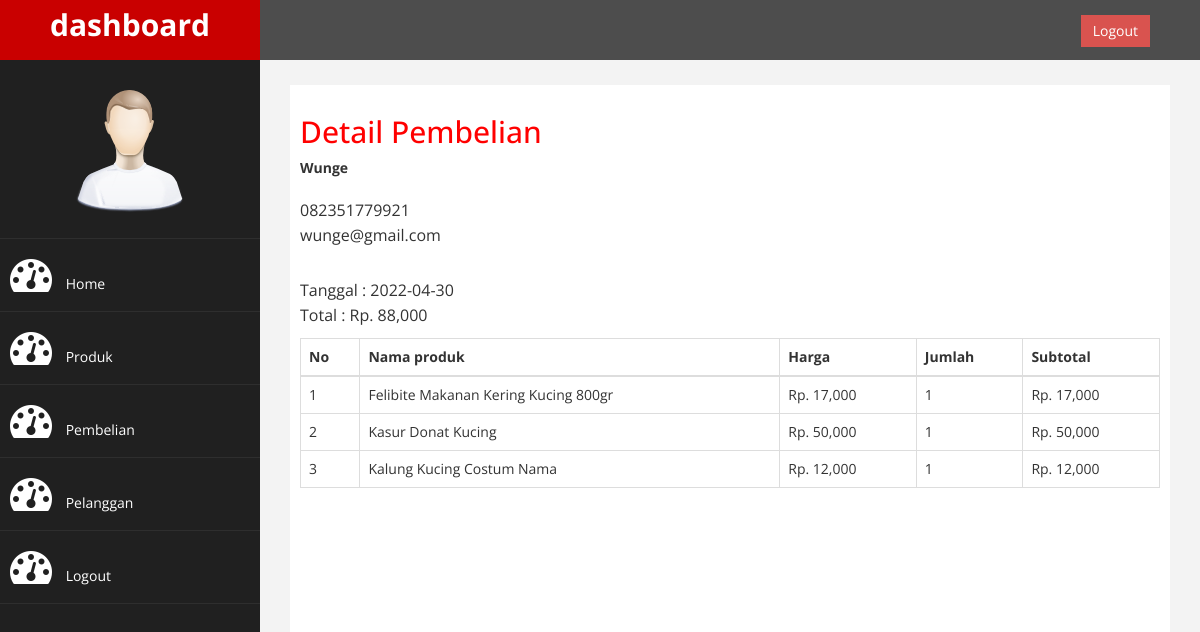
The app's page /admin/index.php?halaman=detail&id=1 (signed in) with its own data.
### tables this page shows
CREATE TABLE `pembelian` (
  `id_pembelian` int(11) NOT NULL,
  `id_pelanggan` int(11) NOT NULL,
  `id_ongkir` int(11) NOT NULL,
  `tanggal_pembelian` date NOT NULL,
  `total_pembelian` int(11) NOT NULL
);

CREATE TABLE `pelanggan` (
  `id_pelanggan` int(11) NOT NULL,
  `email_pelanggan` varchar(100) NOT NULL,
  `password_pelanggan` varchar(50) NOT NULL,
  `nama_pelanggan` varchar(100) NOT NULL,
  `telepon_pelanggan` varchar(25) NOT NULL
);

CREATE TABLE `pembelian_produk` (
  `id_pembelian_produk` int(11) NOT NULL,
  `id_pembelian` int(11) NOT NULL,
  `id_produk` int(11) NOT NULL,
  `jumlah` int(11) NOT NULL
);

CREATE TABLE `produk` (
  `id_produk` int(11) NOT NULL,
  `nama_produk` varchar(100) NOT NULL,
  `harga_produk` int(11) NOT NULL,
  `berat` int(11) NOT NULL,
  `foto_produk` varchar(100) NOT NULL,
  `deskripsi_produk` text NOT NULL
);

### admin/detail.php (the view)
<h2>Detail Pembelian</h2>
<?php
$ambil = $koneksi->query("SELECT * FROM pembelian JOIN pelanggan ON pembelian.id_pelanggan = pelanggan.id_pelanggan
WHERE pembelian.id_pembelian='$_GET[id]'");
$detail = $ambil->fetch_assoc()
?>
<strong><?php echo $detail['nama_pelanggan'];?></strong> <br>
<p>
    <?php echo $detail['telepon_pelanggan'];?> <br>
    <?php echo $detail['email_pelanggan'];?>
</p>
<p>
    Tanggal : <?php echo $detail['tanggal_pembelian'];?> <br>
    Total   : Rp. <?php echo number_format($detail['total_pembelian']);?>
</p>
<table class="table table-bordered">
        <thead>
            <tr>
                <th>No</th>
                <th>Nama produk</th>
                <th>Harga</th>
                <th>Jumlah</th>
                <th>Subtotal</th>
            </tr>
        </thead>
        <tbody>
            <?php $nomor=1; ?>
            <?php $ambil=$koneksi->query("SELECT * FROM pembelian_produk JOIN produk ON pembelian_produk.id_produk=produk.id_produk
            WHERE pembelian_produk.id_pembelian='$_GET[id]'");?>
            <?php while($pecah=$ambil->fetch_assoc()){ ?>
            <tr>
                <td><?php echo $nomor;?></td>
                <td><?php echo $pecah ['nama_produk'];?></td>
                <td>Rp. <?php echo number_format($pecah ['harga_produk']);?></td>
                <td><?php echo $pecah ['jumlah'];?></td>
                <td>Rp.
                    <?php echo number_format($pecah ['harga_produk']*$pecah['jumlah']);?>
                </td>
            </tr>
            <?php $nomor++;?>
            <?php } ?>
        </tbody>
    </table>

### admin/assets/css/custom.css (style rules this page uses)
body { font-family: 'Open Sans', sans-serif; }
h2 { color: #f00; }
p { font-size:16px; line-height:25px; padding-top:20px; }

### records on screen
pembelian: id_pelanggan.nama_pelanggan "Wunge", id_pelanggan.telepon_pelanggan "082351779921", id_pelanggan.email_pelanggan "wunge@gmail.com", tanggal_pembelian "2022-04-30", total_pembelian "88,000"
pembelian_produk: id_produk.nama_produk "Felibite Makanan Kering Kucing 800gr", id_produk.harga_produk "17,000", jumlah "1", $pecah ['harga_produk']*$pecah['jumlah'] "17,000"
pembelian_produk: id_produk.nama_produk "Kasur Donat Kucing", id_produk.harga_produk "50,000", jumlah "1", $pecah ['harga_produk']*$pecah['jumlah'] "50,000"
pembelian_produk: id_produk.nama_produk "Kalung Kucing Costum Nama", id_produk.harga_produk "12,000", jumlah "1", $pecah ['harga_produk']*$pecah['jumlah'] "12,000"
